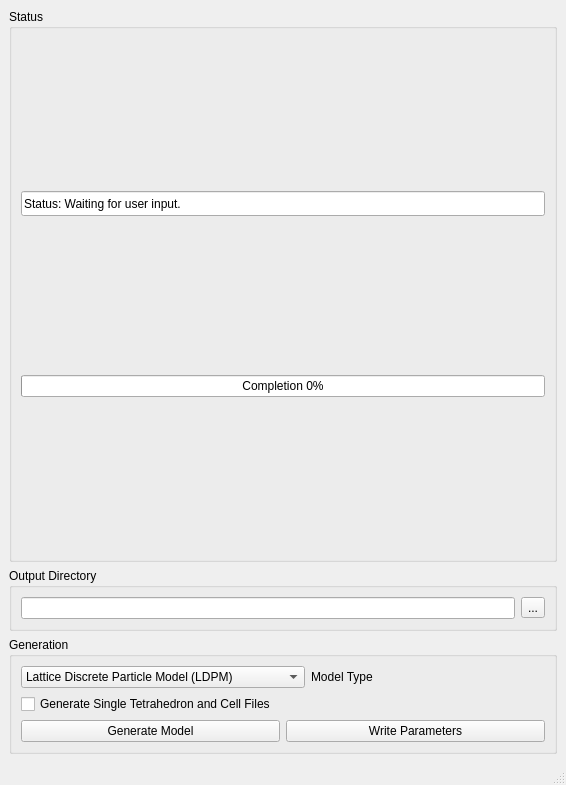
<?xml version="1.0" encoding="UTF-8"?>
<ui version="4.0">
 <class>MainWindow</class>
 <widget class="QMainWindow" name="MainWindow">
  <property name="geometry">
   <rect>
    <x>0</x>
    <y>0</y>
    <width>566</width>
    <height>785</height>
   </rect>
  </property>
  <property name="sizePolicy">
   <sizepolicy hsizetype="Expanding" vsizetype="Minimum">
    <horstretch>0</horstretch>
    <verstretch>0</verstretch>
   </sizepolicy>
  </property>
  <property name="minimumSize">
   <size>
    <width>0</width>
    <height>0</height>
   </size>
  </property>
  <property name="windowTitle">
   <string>MainWindow</string>
  </property>
  <widget class="QWidget" name="centralwidget">
   <property name="sizePolicy">
    <sizepolicy hsizetype="Expanding" vsizetype="MinimumExpanding">
     <horstretch>0</horstretch>
     <verstretch>0</verstretch>
    </sizepolicy>
   </property>
   <property name="minimumSize">
    <size>
     <width>0</width>
     <height>0</height>
    </size>
   </property>
   <layout class="QGridLayout" name="gridLayout_5">
    <item row="0" column="0">
     <widget class="QGroupBox" name="groupBox">
      <property name="title">
       <string>Status</string>
      </property>
      <layout class="QGridLayout" name="gridLayout">
       <item row="0" column="0">
        <widget class="QLineEdit" name="statusWindow">
         <property name="enabled">
          <bool>true</bool>
         </property>
         <property name="sizePolicy">
          <sizepolicy hsizetype="Expanding" vsizetype="MinimumExpanding">
           <horstretch>0</horstretch>
           <verstretch>0</verstretch>
          </sizepolicy>
         </property>
         <property name="minimumSize">
          <size>
           <width>0</width>
           <height>25</height>
          </size>
         </property>
         <property name="maximumSize">
          <size>
           <width>16777215</width>
           <height>25</height>
          </size>
         </property>
         <property name="cursor">
          <cursorShape>BlankCursor</cursorShape>
         </property>
         <property name="text">
          <string>Status: Waiting for user input.</string>
         </property>
         <property name="frame">
          <bool>true</bool>
         </property>
         <property name="readOnly">
          <bool>true</bool>
         </property>
        </widget>
       </item>
       <item row="1" column="0">
        <widget class="QProgressBar" name="progressBar">
         <property name="sizePolicy">
          <sizepolicy hsizetype="Expanding" vsizetype="Fixed">
           <horstretch>0</horstretch>
           <verstretch>0</verstretch>
          </sizepolicy>
         </property>
         <property name="minimumSize">
          <size>
           <width>0</width>
           <height>20</height>
          </size>
         </property>
         <property name="value">
          <number>0</number>
         </property>
         <property name="textVisible">
          <bool>true</bool>
         </property>
         <property name="format">
          <string>Completion %p%</string>
         </property>
        </widget>
       </item>
      </layout>
     </widget>
    </item>
    <item row="1" column="0">
     <widget class="QGroupBox" name="groupBox_2">
      <property name="title">
       <string>Output Directory</string>
      </property>
      <layout class="QGridLayout" name="gridLayout_2">
       <item row="0" column="0">
        <layout class="QHBoxLayout" name="horizontalLayout_2">
         <item>
          <widget class="QLineEdit" name="outputDir">
           <property name="enabled">
            <bool>true</bool>
           </property>
           <property name="readOnly">
            <bool>false</bool>
           </property>
          </widget>
         </item>
         <item>
          <widget class="QToolButton" name="readDirButton">
           <property name="enabled">
            <bool>true</bool>
           </property>
           <property name="text">
            <string notr="true">...</string>
           </property>
          </widget>
         </item>
        </layout>
       </item>
      </layout>
     </widget>
    </item>
    <item row="2" column="0">
     <widget class="QGroupBox" name="groupBox_3">
      <property name="title">
       <string>Generation</string>
      </property>
      <layout class="QGridLayout" name="gridLayout_3">
       <item row="0" column="0" colspan="2">
        <layout class="QHBoxLayout" name="horizontalLayout">
         <item>
          <widget class="QComboBox" name="modelType">
           <item>
            <property name="text">
             <string>Lattice Discrete Particle Model (LDPM)</string>
            </property>
           </item>
           <item>
            <property name="text">
             <string>Confinement Shear Lattice (CSL) - LDPM Style </string>
            </property>
           </item>
           <item>
            <property name="text">
             <string>Confinement Shear Lattice (CSL) - Original</string>
            </property>
           </item>
          </widget>
         </item>
         <item>
          <widget class="QLabel" name="label">
           <property name="text">
            <string>Model Type</string>
           </property>
          </widget>
         </item>
        </layout>
       </item>
       <item row="2" column="1">
        <widget class="QPushButton" name="writePara">
         <property name="enabled">
          <bool>true</bool>
         </property>
         <property name="sizePolicy">
          <sizepolicy hsizetype="Preferred" vsizetype="Fixed">
           <horstretch>0</horstretch>
           <verstretch>0</verstretch>
          </sizepolicy>
         </property>
         <property name="minimumSize">
          <size>
           <width>100</width>
           <height>20</height>
          </size>
         </property>
         <property name="text">
          <string>Write Parameters</string>
         </property>
         <property name="autoDefault">
          <bool>false</bool>
         </property>
        </widget>
       </item>
       <item row="2" column="0">
        <widget class="QPushButton" name="generate">
         <property name="sizePolicy">
          <sizepolicy hsizetype="Preferred" vsizetype="Fixed">
           <horstretch>0</horstretch>
           <verstretch>0</verstretch>
          </sizepolicy>
         </property>
         <property name="minimumSize">
          <size>
           <width>100</width>
           <height>20</height>
          </size>
         </property>
         <property name="text">
          <string>Generate Model</string>
         </property>
         <property name="autoDefault">
          <bool>false</bool>
         </property>
        </widget>
       </item>
       <item row="1" column="0" colspan="2">
        <widget class="QCheckBox" name="singleTetGen">
         <property name="enabled">
          <bool>true</bool>
         </property>
         <property name="text">
          <string>Generate Single Tetrahedron and Cell Files</string>
         </property>
         <property name="checked">
          <bool>false</bool>
         </property>
         <property name="tristate">
          <bool>false</bool>
         </property>
        </widget>
       </item>
      </layout>
     </widget>
    </item>
   </layout>
  </widget>
  <widget class="QMenuBar" name="menubar">
   <property name="geometry">
    <rect>
     <x>0</x>
     <y>0</y>
     <width>566</width>
     <height>21</height>
    </rect>
   </property>
  </widget>
  <widget class="QStatusBar" name="statusbar"/>
 </widget>
 <resources/>
 <connections/>
</ui>
